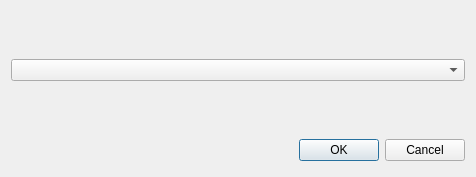
<?xml version="1.0" encoding="UTF-8"?>
<ui version="4.0">
 <class>CameraDialog</class>
 <widget class="QDialog" name="CameraDialog">
  <property name="geometry">
   <rect>
    <x>0</x>
    <y>0</y>
    <width>476</width>
    <height>177</height>
   </rect>
  </property>
  <property name="windowTitle">
   <string>打开摄像头设备</string>
  </property>
  <layout class="QVBoxLayout" name="verticalLayout">
   <item>
    <spacer name="verticalSpacer_2">
     <property name="orientation">
      <enum>Qt::Vertical</enum>
     </property>
     <property name="sizeHint" stdset="0">
      <size>
       <width>20</width>
       <height>42</height>
      </size>
     </property>
    </spacer>
   </item>
   <item>
    <widget class="QComboBox" name="comboBox"/>
   </item>
   <item>
    <spacer name="verticalSpacer">
     <property name="orientation">
      <enum>Qt::Vertical</enum>
     </property>
     <property name="sizeHint" stdset="0">
      <size>
       <width>20</width>
       <height>41</height>
      </size>
     </property>
    </spacer>
   </item>
   <item>
    <layout class="QHBoxLayout">
     <property name="spacing">
      <number>6</number>
     </property>
     <property name="leftMargin">
      <number>0</number>
     </property>
     <property name="topMargin">
      <number>0</number>
     </property>
     <property name="rightMargin">
      <number>0</number>
     </property>
     <property name="bottomMargin">
      <number>0</number>
     </property>
     <item>
      <spacer>
       <property name="orientation">
        <enum>Qt::Horizontal</enum>
       </property>
       <property name="sizeHint" stdset="0">
        <size>
         <width>131</width>
         <height>31</height>
        </size>
       </property>
      </spacer>
     </item>
     <item>
      <widget class="QPushButton" name="okButton">
       <property name="text">
        <string>OK</string>
       </property>
      </widget>
     </item>
     <item>
      <widget class="QPushButton" name="cancelButton">
       <property name="text">
        <string>Cancel</string>
       </property>
      </widget>
     </item>
    </layout>
   </item>
  </layout>
 </widget>
 <resources/>
 <connections>
  <connection>
   <sender>okButton</sender>
   <signal>clicked()</signal>
   <receiver>CameraDialog</receiver>
   <slot>accept()</slot>
   <hints>
    <hint type="sourcelabel">
     <x>278</x>
     <y>253</y>
    </hint>
    <hint type="destinationlabel">
     <x>96</x>
     <y>254</y>
    </hint>
   </hints>
  </connection>
  <connection>
   <sender>cancelButton</sender>
   <signal>clicked()</signal>
   <receiver>CameraDialog</receiver>
   <slot>reject()</slot>
   <hints>
    <hint type="sourcelabel">
     <x>369</x>
     <y>253</y>
    </hint>
    <hint type="destinationlabel">
     <x>179</x>
     <y>282</y>
    </hint>
   </hints>
  </connection>
 </connections>
</ui>
